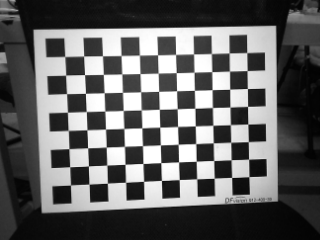
#> input picture camera calibration/images/calib_001.pgm, 320 x 240 px; its folder holds 4 pictures in this run
$ python calibrate_camera.py
#> lines starting #> are read from the running program, lines starting #| are printed output that depends on the picture; after the words box and inside, x2 and y2 are one past the last pixel; in counts of white or black regions, pixels touching at a corner belong together
# -*- coding: utf-8 -*-
"""
OpenMV OV5640 Camera Calibration with OpenCV

Calibration board:
- Inner corners: 11 x 8
- Square size: 30 mm

Input images:
- calib_001.pgm
- calib_002.pgm
- ...

Recommended folder structure:
camera_calibration/
├── calibrate_camera.py
└── images/
    ├── calib_001.pgm
    ├── calib_002.pgm
    └── ...

Run:
    python calibrate_camera.py

Dependencies:
    pip install opencv-python numpy
"""

import cv2
import numpy as np
from pathlib import Path
import json

# ============================================================
# Configuration
# ============================================================

# 棋盘格内角点数量
BOARD_COLS = 11
BOARD_ROWS = 8
BOARD_SIZE = (BOARD_COLS, BOARD_ROWS)

# 单位：mm
SQUARE_SIZE_MM = 30.0

# 标定图片目录
IMAGE_DIR = Path("./images")

# 匹配 OpenMV 拍摄的灰度 PGM 图片
IMAGE_PATTERN = "calib_*.pgm"

# 输出目录
OUTPUT_DIR = Path("./calibration_output")
OUTPUT_DIR.mkdir(parents=True, exist_ok=True)

# 是否保存角点检测结果图
SAVE_CORNER_IMAGES = True


def main():
    print("=" * 70)
    print("OpenMV OV5640 Camera Calibration")
    print("=" * 70)
    print(f"Board inner corners : {BOARD_COLS} x {BOARD_ROWS}")
    print(f"Square size         : {SQUARE_SIZE_MM:.2f} mm")
    print(f"Image directory     : {IMAGE_DIR.resolve()}")
    print(f"Image pattern       : {IMAGE_PATTERN}")
    print("=" * 70)

    image_paths = sorted(IMAGE_DIR.glob(IMAGE_PATTERN))

    if not image_paths:
        raise FileNotFoundError(
            f"\n没有找到标定图片。\n"
            f"请把 calib_*.pgm 放到目录：\n{IMAGE_DIR.resolve()}\n"
        )

    print(f"\nFound {len(image_paths)} images.\n")

    # ========================================================
    # 世界坐标系中的棋盘格角点
    #
    # (0,0,0), (30,0,0), (60,0,0), ...
    # ========================================================

    objp = np.zeros((BOARD_ROWS * BOARD_COLS, 3), np.float32)

    grid = np.mgrid[0:BOARD_COLS, 0:BOARD_ROWS].T.reshape(-1, 2)
    objp[:, :2] = grid * SQUARE_SIZE_MM

    # 每一张有效图片的 3D 世界点
    objpoints = []

    # 每一张有效图片的 2D 图像点
    imgpoints = []

    valid_images = []
    failed_images = []

    image_size = None

    # 亚像素优化终止条件
    criteria = (
        cv2.TERM_CRITERIA_EPS + cv2.TERM_CRITERIA_MAX_ITER,
        50,
        1e-4
    )

    # ========================================================
    # 棋盘格检测
    # ========================================================

    for idx, image_path in enumerate(image_paths, start=1):
        gray = cv2.imread(str(image_path), cv2.IMREAD_GRAYSCALE)
#> gray is the input picture: shape (240, 320); min 2, max 255, mean 97.6

        if gray is None:
            print(f"[{idx:02d}/{len(image_paths):02d}] READ FAILED : {image_path.name}")
            failed_images.append(image_path.name)
            continue

        h, w = gray.shape[:2]
#> h = 240; w = 320

        if image_size is None:
            image_size = (w, h)
#> image_size = (320, 240)
            print(f"Image size: {w} x {h}\n")
#| Image size: 320 x 240
        else:
            if image_size != (w, h):
                print(
                    f"[{idx:02d}/{len(image_paths):02d}] SIZE MISMATCH: "
                    f"{image_path.name} = {w}x{h}, expected {image_size[0]}x{image_size[1]}"
                )
                failed_images.append(image_path.name)
                continue

        # 首选 findChessboardCornersSB，鲁棒性通常更好
        found = False
        corners = None

        try:
            found, corners = cv2.findChessboardCornersSB(
                gray,
                BOARD_SIZE,
                flags=(
                    cv2.CALIB_CB_NORMALIZE_IMAGE
                    | cv2.CALIB_CB_EXHAUSTIVE
                    | cv2.CALIB_CB_ACCURACY
                )
            )
#> found = True; corners = 88 rows, first 8: [249.4, 176.9], [231.8, 177.3], [214.2, 177.9], [196.6, 178.9], [178.9, 179.6], [161.3, 180.2], [143.7, 181.1], [125.6, 182]
        except Exception:
            found = False

        # 如果 SB 失败，则回退到传统算法
        if not found:
            found, corners = cv2.findChessboardCorners(
                gray,
                BOARD_SIZE,
                flags=(
                    cv2.CALIB_CB_ADAPTIVE_THRESH
                    | cv2.CALIB_CB_NORMALIZE_IMAGE
                    | cv2.CALIB_CB_FAST_CHECK
                )
            )

            if found:
                corners = cv2.cornerSubPix(
                    gray,
                    corners,
                    winSize=(11, 11),
                    zeroZone=(-1, -1),
                    criteria=criteria
                )

        if found:
            objpoints.append(objp.copy())
            imgpoints.append(corners.astype(np.float32))
            valid_images.append(image_path.name)

            print(
                f"[{idx:02d}/{len(image_paths):02d}] OK          : "
                f"{image_path.name}"
            )

            if SAVE_CORNER_IMAGES:
                preview = cv2.cvtColor(gray, cv2.COLOR_GRAY2BGR)
                cv2.drawChessboardCorners(
                    preview,
                    BOARD_SIZE,
                    corners,
                    found
                )
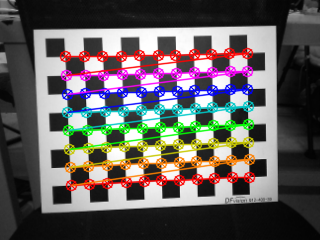
#> preview: shape (240, 320, 3); 18.37% of pixels changed, all inside (x1, y1, x2, y2) = (59, 47, 256, 192)

                out_path = OUTPUT_DIR / f"corners_{image_path.stem}.png"
                cv2.imwrite(str(out_path), preview)

        else:
            failed_images.append(image_path.name)

            print(
                f"[{idx:02d}/{len(image_paths):02d}] NOT FOUND   : "
                f"{image_path.name}"
            )
#> pass 2 of the loop in main, `for idx, image_path in enumerate(image_paths, start=1):`:
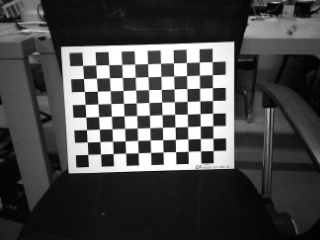
#> input picture camera calibration/images/calib_002.pgm, 320 x 240 px
#> in main, gray is the input picture: shape (240, 320); min 2, max 255, mean 73.9
#> corners = 88 rows, first 8: [213.1, 150.5], [200.6, 151.1], [187.9, 151.3], [175.6, 151.7], [163.2, 152.2], [150.7, 152.4], [138.3, 153], [125.7, 153.2]
#> in main, `cv2.drawChessboardCorners( preview, BOARD_SIZE, corners, found )`:
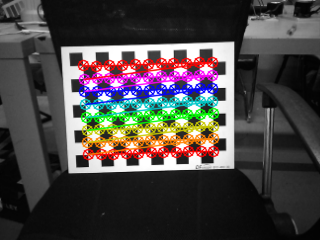
#> preview: shape (240, 320, 3); 14.66% of pixels changed, all inside (x1, y1, x2, y2) = (77, 56, 220, 161)
#> pass 3 of the loop in main, `for idx, image_path in enumerate(image_paths, start=1):`:
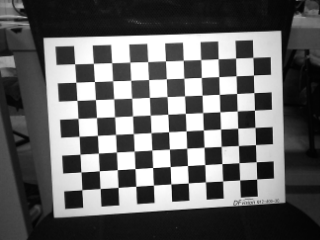
#> input picture camera calibration/images/calib_003.pgm, 320 x 240 px
#> in main, gray is the input picture: shape (240, 320); min 2, max 255, mean 99.6
#> corners = 88 rows, first 8: [256.8, 178.8], [239.9, 180], [222.6, 180.7], [205.4, 181.9], [187.9, 182.6], [170.8, 183.7], [153.4, 184.7], [136, 186.3]
#> in main, `cv2.drawChessboardCorners( preview, BOARD_SIZE, corners, found )`:
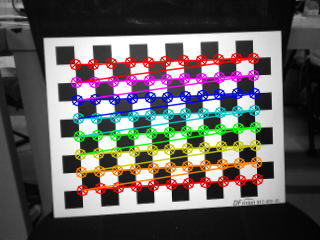
#> preview: shape (240, 320, 3); 18.17% of pixels changed, all inside (x1, y1, x2, y2) = (69, 52, 264, 197)
#> the loop made 4 passes; the first 3 are shown

    # ========================================================
    # 检查有效图片数量
    # ========================================================

    print("\n" + "=" * 70)
    print("Corner detection summary")
    print("=" * 70)
    print(f"Total images  : {len(image_paths)}")
    print(f"Valid images  : {len(valid_images)}")
    print(f"Failed images : {len(failed_images)}")

    if len(valid_images) < 8:
#> (the run stopped early here; a loop or call above may not have finished)
